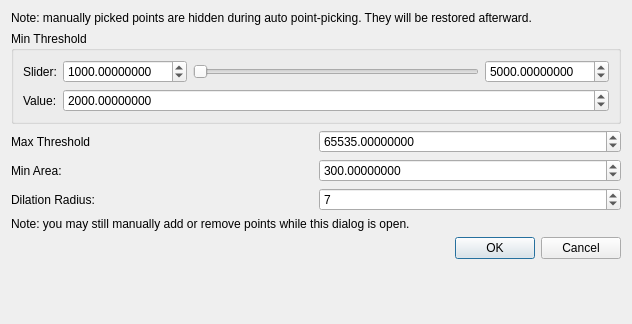
<?xml version="1.0" encoding="UTF-8"?>
<ui version="4.0">
 <class>point_auto_picker</class>
 <widget class="QDialog" name="point_auto_picker">
  <property name="geometry">
   <rect>
    <x>0</x>
    <y>0</y>
    <width>632</width>
    <height>324</height>
   </rect>
  </property>
  <property name="windowTitle">
   <string>Auto Pick Points</string>
  </property>
  <layout class="QGridLayout" name="gridLayout">
   <item row="8" column="0" colspan="2">
    <spacer name="verticalSpacer">
     <property name="orientation">
      <enum>Qt::Vertical</enum>
     </property>
     <property name="sizeHint" stdset="0">
      <size>
       <width>20</width>
       <height>40</height>
      </size>
     </property>
    </spacer>
   </item>
   <item row="4" column="0">
    <widget class="QLabel" name="min_area_label">
     <property name="toolTip">
      <string>&lt;html&gt;&lt;head/&gt;&lt;body&gt;&lt;p&gt;The minimum area of labeled spots to keep. This eliminates smaller spots from the auto-selection.&lt;/p&gt;&lt;/body&gt;&lt;/html&gt;</string>
     </property>
     <property name="text">
      <string>Min Area:</string>
     </property>
    </widget>
   </item>
   <item row="6" column="0" colspan="2">
    <widget class="QLabel" name="label">
     <property name="text">
      <string>Note: you may still manually add or remove points while this dialog is open.</string>
     </property>
    </widget>
   </item>
   <item row="7" column="0" colspan="2">
    <widget class="QDialogButtonBox" name="button_box">
     <property name="standardButtons">
      <set>QDialogButtonBox::Cancel|QDialogButtonBox::Ok</set>
     </property>
    </widget>
   </item>
   <item row="3" column="0">
    <widget class="QLabel" name="max_threshold_label">
     <property name="toolTip">
      <string>&lt;html&gt;&lt;head/&gt;&lt;body&gt;&lt;p&gt;Pixels above this threshold value will not be considered. This is largely to eliminate hot pixels (which may not be necessary if background subtraction is performed).&lt;/p&gt;&lt;/body&gt;&lt;/html&gt;</string>
     </property>
     <property name="text">
      <string>Max Threshold</string>
     </property>
    </widget>
   </item>
   <item row="5" column="0">
    <widget class="QLabel" name="dilation_radius_label">
     <property name="toolTip">
      <string>&lt;html&gt;&lt;head/&gt;&lt;body&gt;&lt;p&gt;The radius for disk dilation before labeling spots.&lt;/p&gt;&lt;p&gt;Features in the image are dilated before labeling spots so that peaks that are very close may be combined into one peak. Setting this radius to zero disables it.&lt;/p&gt;&lt;/body&gt;&lt;/html&gt;</string>
     </property>
     <property name="text">
      <string>Dilation Radius:</string>
     </property>
    </widget>
   </item>
   <item row="3" column="1">
    <widget class="ScientificDoubleSpinBox" name="max_threshold">
     <property name="toolTip">
      <string>&lt;html&gt;&lt;head/&gt;&lt;body&gt;&lt;p&gt;Pixels above this threshold value will not be considered. This is largely to eliminate hot pixels (which may not be necessary if background subtraction is performed).&lt;/p&gt;&lt;/body&gt;&lt;/html&gt;</string>
     </property>
     <property name="keyboardTracking">
      <bool>false</bool>
     </property>
     <property name="decimals">
      <number>8</number>
     </property>
     <property name="maximum">
      <double>10000000.000000000000000</double>
     </property>
     <property name="value">
      <double>65535.000000000000000</double>
     </property>
    </widget>
   </item>
   <item row="5" column="1">
    <widget class="QSpinBox" name="dilation_radius">
     <property name="toolTip">
      <string>&lt;html&gt;&lt;head/&gt;&lt;body&gt;&lt;p&gt;The radius for disk dilation before labeling spots.&lt;/p&gt;&lt;p&gt;Features in the image are dilated before labeling spots so that peaks that are very close may be combined into one peak. Setting this radius to zero disables it.&lt;/p&gt;&lt;/body&gt;&lt;/html&gt;</string>
     </property>
     <property name="keyboardTracking">
      <bool>false</bool>
     </property>
     <property name="maximum">
      <number>10000000</number>
     </property>
     <property name="value">
      <number>7</number>
     </property>
    </widget>
   </item>
   <item row="4" column="1">
    <widget class="ScientificDoubleSpinBox" name="min_area">
     <property name="toolTip">
      <string>&lt;html&gt;&lt;head/&gt;&lt;body&gt;&lt;p&gt;The minimum area of labeled spots to keep. This eliminates smaller spots from the auto-selection.&lt;/p&gt;&lt;/body&gt;&lt;/html&gt;</string>
     </property>
     <property name="keyboardTracking">
      <bool>false</bool>
     </property>
     <property name="decimals">
      <number>8</number>
     </property>
     <property name="maximum">
      <double>10000000.000000000000000</double>
     </property>
     <property name="value">
      <double>300.000000000000000</double>
     </property>
    </widget>
   </item>
   <item row="2" column="0" colspan="2">
    <widget class="QGroupBox" name="threshold_group">
     <property name="title">
      <string>Min Threshold</string>
     </property>
     <layout class="QGridLayout" name="gridLayout_2">
      <item row="0" column="0">
       <widget class="QLabel" name="threshold_slider_label">
        <property name="text">
         <string>Slider:</string>
        </property>
       </widget>
      </item>
      <item row="0" column="1">
       <layout class="QHBoxLayout" name="threshold_slider_layout">
        <item>
         <widget class="ScientificDoubleSpinBox" name="threshold_slider_min">
          <property name="toolTip">
           <string>&lt;html&gt;&lt;head/&gt;&lt;body&gt;&lt;p&gt;Minimum value for the threshold slider.&lt;/p&gt;&lt;/body&gt;&lt;/html&gt;</string>
          </property>
          <property name="keyboardTracking">
           <bool>false</bool>
          </property>
          <property name="decimals">
           <number>8</number>
          </property>
          <property name="maximum">
           <double>100000.000000000000000</double>
          </property>
          <property name="value">
           <double>1000.000000000000000</double>
          </property>
         </widget>
        </item>
        <item>
         <widget class="QSlider" name="threshold_slider">
          <property name="toolTip">
           <string>&lt;html&gt;&lt;head/&gt;&lt;body&gt;&lt;p&gt;The threshold slider. Edit this to visualize changes in auto-picked points.&lt;/p&gt;&lt;/body&gt;&lt;/html&gt;</string>
          </property>
          <property name="maximum">
           <number>100</number>
          </property>
          <property name="orientation">
           <enum>Qt::Horizontal</enum>
          </property>
         </widget>
        </item>
        <item>
         <widget class="ScientificDoubleSpinBox" name="threshold_slider_max">
          <property name="toolTip">
           <string>&lt;html&gt;&lt;head/&gt;&lt;body&gt;&lt;p&gt;Maximum value for the threshold slider.&lt;/p&gt;&lt;/body&gt;&lt;/html&gt;</string>
          </property>
          <property name="keyboardTracking">
           <bool>false</bool>
          </property>
          <property name="decimals">
           <number>8</number>
          </property>
          <property name="maximum">
           <double>100000.000000000000000</double>
          </property>
          <property name="value">
           <double>5000.000000000000000</double>
          </property>
         </widget>
        </item>
       </layout>
      </item>
      <item row="1" column="0">
       <widget class="QLabel" name="threshold_label">
        <property name="text">
         <string>Value:</string>
        </property>
       </widget>
      </item>
      <item row="1" column="1">
       <widget class="ScientificDoubleSpinBox" name="threshold">
        <property name="toolTip">
         <string>&lt;html&gt;&lt;head/&gt;&lt;body&gt;&lt;p&gt;The current value of the threshold slider.&lt;/p&gt;&lt;/body&gt;&lt;/html&gt;</string>
        </property>
        <property name="keyboardTracking">
         <bool>false</bool>
        </property>
        <property name="decimals">
         <number>8</number>
        </property>
        <property name="maximum">
         <double>100000.000000000000000</double>
        </property>
        <property name="value">
         <double>2000.000000000000000</double>
        </property>
       </widget>
      </item>
     </layout>
    </widget>
   </item>
   <item row="1" column="0" colspan="2">
    <widget class="QLabel" name="label_2">
     <property name="text">
      <string>Note: manually picked points are hidden during auto point-picking. They will be restored afterward.</string>
     </property>
    </widget>
   </item>
  </layout>
 </widget>
 <customwidgets>
  <customwidget>
   <class>ScientificDoubleSpinBox</class>
   <extends>QDoubleSpinBox</extends>
   <header>scientificspinbox.py</header>
  </customwidget>
 </customwidgets>
 <tabstops>
  <tabstop>threshold_slider_min</tabstop>
  <tabstop>threshold_slider</tabstop>
  <tabstop>threshold_slider_max</tabstop>
  <tabstop>threshold</tabstop>
  <tabstop>max_threshold</tabstop>
  <tabstop>min_area</tabstop>
  <tabstop>dilation_radius</tabstop>
 </tabstops>
 <resources/>
 <connections>
  <connection>
   <sender>button_box</sender>
   <signal>accepted()</signal>
   <receiver>point_auto_picker</receiver>
   <slot>accept()</slot>
   <hints>
    <hint type="sourcelabel">
     <x>229</x>
     <y>189</y>
    </hint>
    <hint type="destinationlabel">
     <x>229</x>
     <y>273</y>
    </hint>
   </hints>
  </connection>
  <connection>
   <sender>button_box</sender>
   <signal>rejected()</signal>
   <receiver>point_auto_picker</receiver>
   <slot>reject()</slot>
   <hints>
    <hint type="sourcelabel">
     <x>229</x>
     <y>189</y>
    </hint>
    <hint type="destinationlabel">
     <x>229</x>
     <y>273</y>
    </hint>
   </hints>
  </connection>
 </connections>
</ui>
